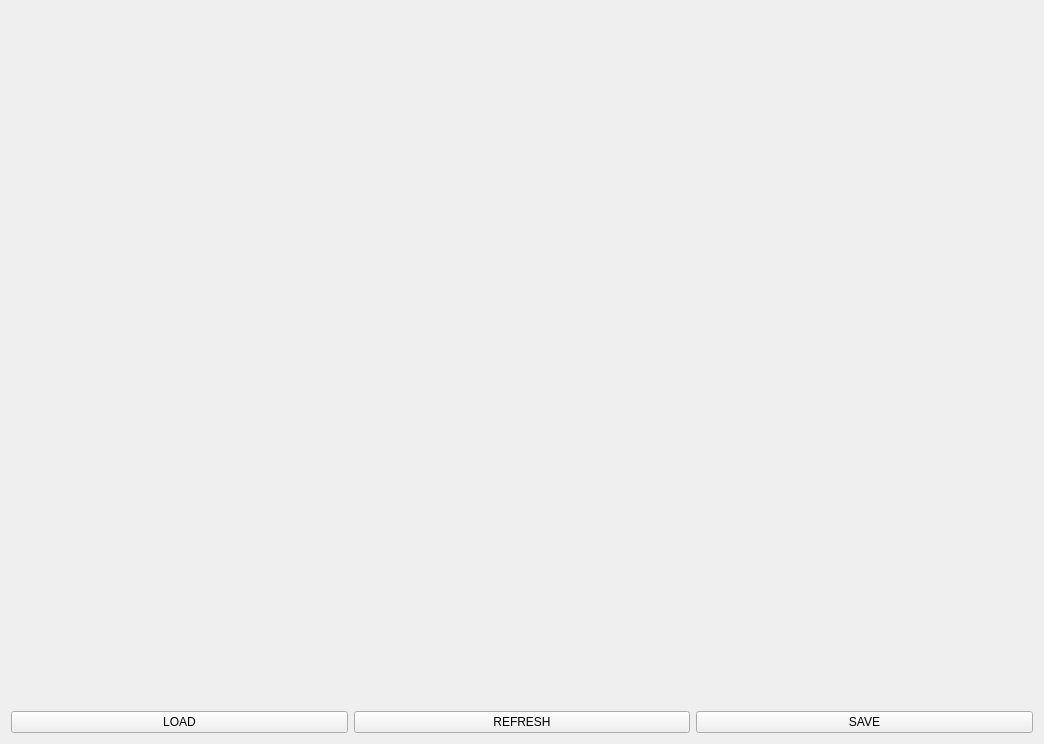
<?xml version="1.0" encoding="UTF-8"?>
<ui version="4.0">
 <class>Form_pclViewer</class>
 <widget class="QWidget" name="Form_pclViewer">
  <property name="geometry">
   <rect>
    <x>0</x>
    <y>0</y>
    <width>1044</width>
    <height>744</height>
   </rect>
  </property>
  <property name="windowTitle">
   <string>Form</string>
  </property>
  <layout class="QVBoxLayout" name="verticalLayout_2">
   <item>
    <layout class="QVBoxLayout" name="verticalLayout">
     <item>
      <widget class="QVTKWidget" name="qvtkWidget" native="true">
       <property name="minimumSize">
        <size>
         <width>640</width>
         <height>480</height>
        </size>
       </property>
      </widget>
     </item>
     <item>
      <layout class="QHBoxLayout" name="horizontalLayout_2">
       <item>
        <widget class="QPushButton" name="pushButton_loadPCD">
         <property name="text">
          <string>LOAD</string>
         </property>
        </widget>
       </item>
       <item>
        <widget class="QPushButton" name="pushButton_refreshViewer">
         <property name="text">
          <string>REFRESH</string>
         </property>
        </widget>
       </item>
       <item>
        <widget class="QPushButton" name="pushButton_savePCD">
         <property name="text">
          <string>SAVE</string>
         </property>
        </widget>
       </item>
      </layout>
     </item>
    </layout>
   </item>
  </layout>
 </widget>
 <customwidgets>
  <customwidget>
   <class>QVTKWidget</class>
   <extends>QWidget</extends>
   <header>QVTKWidget.h</header>
  </customwidget>
 </customwidgets>
 <resources/>
 <connections/>
</ui>
